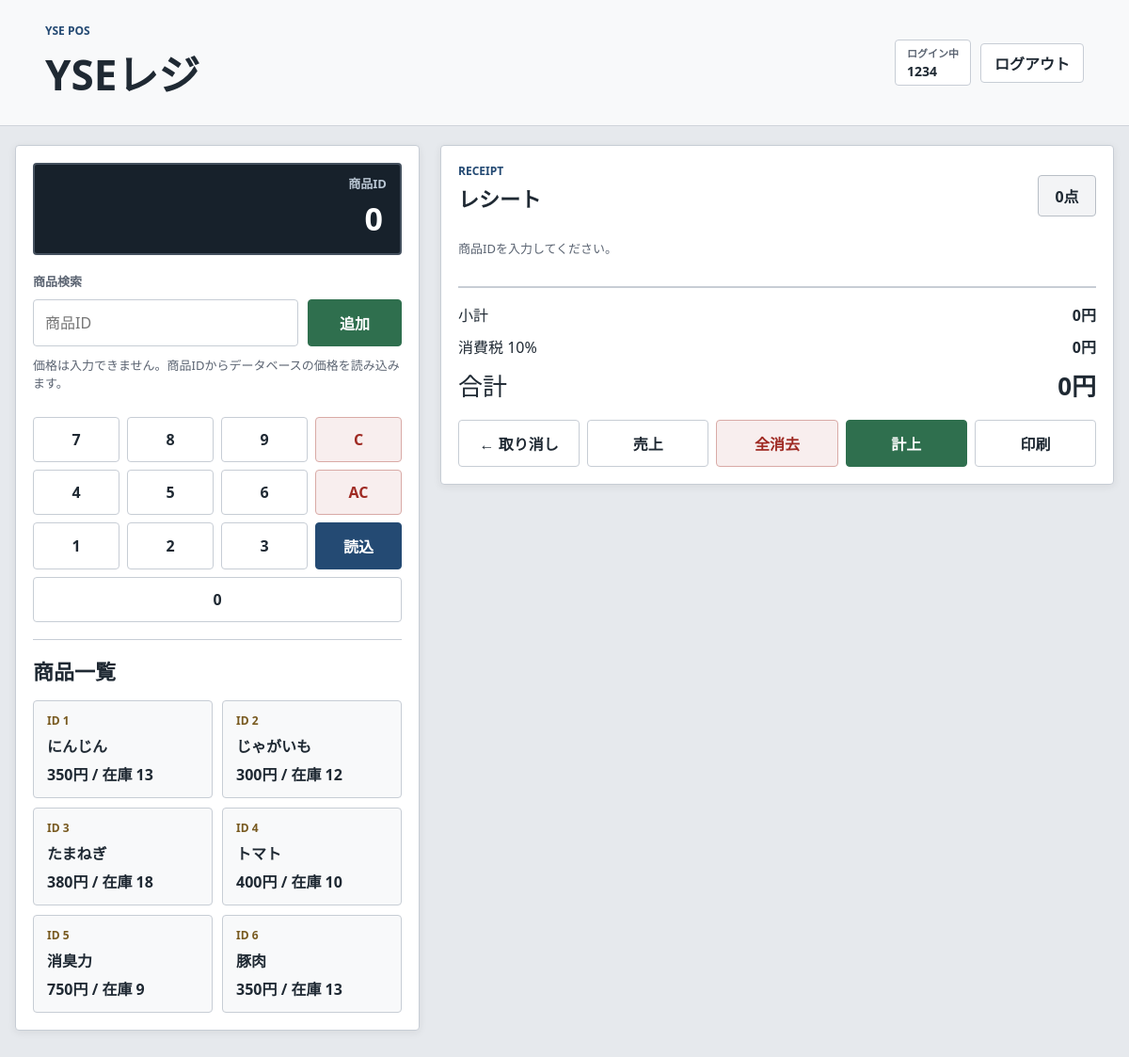
/index.php (signed in), run on the app's committed database.
### tables this page shows
CREATE TABLE `items` (
  `id` int(11) NOT NULL,
  `name` text NOT NULL,
  `price` int(11) NOT NULL,
  `stock` int(11) NOT NULL
);

CREATE TABLE `settings` (
  `key` varchar(50) NOT NULL,
  `value` varchar(255) NOT NULL
);

### db.php (called while the page is built, shortened)
<?php
function getTaxRate(PDO $pdo)
{
    $stmt = $pdo->prepare("SELECT `value` FROM settings WHERE `key` = 'tax_rate'");
    $stmt->execute();
    $rate = $stmt->fetchColumn();
    return max(0, min(100, (float)$rate));
}

### index.php (the view, shortened to what this page needs)
<?php
require_once 'db.php';
function h($value)
{
    return htmlspecialchars((string)$value, ENT_QUOTES, 'UTF-8');
}
function yen($value)
{
    return number_format((int)$value) . '円';
}
function cartSubtotal(array $cart)
{
    $subtotal = 0;
    return $subtotal;
}
function cartCount(array $cart)
{
    $count = 0;
    return $count;
}
$cart = $_SESSION['cart'] ?? [];
$lastReceipt = $_SESSION['last_receipt'] ?? null;
$currentLoginUserId = $_SESSION['login_user_id'] ?? null;
$items = [];
$taxRate = 10.0;
try {
    $pdo = getPdo();
    $taxRate = getTaxRate($pdo);
    $items = $pdo->query('SELECT id, name, price, stock FROM items ORDER BY id')->fetchAll();
} catch (PDOException $e) {
    $dbError = 'データベースに接続できません。XAMPPのMySQLを確認してください。';
    error_log('画面表示エラー: ' . $e->getMessage());
}
$subtotal = cartSubtotal($cart);
$taxAmount = (int)floor($subtotal * ($taxRate / 100));
$total = $subtotal + $taxAmount;
$showLastReceipt = !$cart && $lastReceipt && (($_GET['show_last_receipt'] ?? '') === '1');
$receiptRows = $showLastReceipt ? ($lastReceipt['cart'] ?? []) : $cart;
$displaySubtotal = $showLastReceipt ? (int)$lastReceipt['subtotal'] : $subtotal;
$displayTaxRate = $showLastReceipt ? (float)$lastReceipt['tax_rate'] : $taxRate;
$displayTotal = $showLastReceipt ? (int)$lastReceipt['total'] : $total;
$displayTaxAmount = max(0, $displayTotal - $displaySubtotal);
$displayItemCount = cartCount($receiptRows);
?>
<!DOCTYPE html>
<html lang="ja">
<head>
    <link rel="stylesheet" href="style.css">
</head>
<body class="pos-page">
    <header class="app-header">
        <div>
            <p class="eyebrow">YSE POS</p>
            <h1>YSEレジ</h1>
        </div>
        <nav class="top-actions">
            <div class="user-status">
                <span>ログイン中</span>
                <strong><?= h($currentLoginUserId ?? '未ログイン') ?></strong>
            </div>
            <a href="login.php?logout=1">ログアウト</a>
        </nav>
    </header>
    <main class="pos-layout">
        <section class="register-panel">
            <div class="screen modern-screen">
                <div class="op-indicator">商品ID</div>
                <div id="disp">0</div>
            </div>
            <form method="post" action="process.php" class="scan-form" id="scanForm">
                <label for="item_id">商品検索</label>
                <div class="scan-row">
                    <input
                        type="text"
                        inputmode="numeric"
                        pattern="[0-9]*"
                        name="item_id"
                        id="item_id"
                        placeholder="商品ID"
                        autocomplete="off"
                        autofocus
                    >
                    <button type="submit" class="primary-btn">追加</button>
                </div>
                <p class="hint">価格は入力できません。商品IDからデータベースの価格を読み込みます。</p>
            </form>
            <div class="keypad product-keypad" aria-label="商品ID入力キー">
                <button type="button" onclick="addDigit('7')">7</button>
                <button type="button" onclick="addDigit('8')">8</button>
                <button type="button" onclick="addDigit('9')">9</button>
                <button type="button" class="danger-soft" onclick="deleteDigit()">C</button>
                <button type="button" onclick="addDigit('4')">4</button>
                <button type="button" onclick="addDigit('5')">5</button>
                <button type="button" onclick="addDigit('6')">6</button>
                <button type="button" class="danger-soft" onclick="clearInput()">AC</button>
                <button type="button" onclick="addDigit('1')">1</button>
                <button type="button" onclick="addDigit('2')">2</button>
                <button type="button" onclick="addDigit('3')">3</button>
                <button type="button" class="accent-btn" onclick="submitScan()">読込</button>
                <button type="button" class="span-4" onclick="addDigit('0')">0</button>
            </div>
            <div class="catalog">
                <h2>商品一覧</h2>
                <div class="item-grid">
                    <?php foreach ($items as $item): ?>
                        <form method="post" action="process.php" class="item-tile">
                            <button type="submit">
                                <span class="item-id">ID <?= h($item['id']) ?></span>
                                <strong><?= h($item['name']) ?></strong>
                                <span><?= yen($item['price']) ?> / 在庫 <?= h($item['stock']) ?></span>
                            </button>
                        </form>
                    <?php endforeach; ?>
                </div>
            </div>
        </section>
        <section class="receipt-panel">
            <div class="receipt-head">
                <div>
                    <p class="eyebrow">RECEIPT</p>
                    <h2><?= $showLastReceipt ? '直近のレシート' : 'レシート' ?></h2>
                </div>
                <span class="count-badge"><?= h($displayItemCount) ?>点</span>
            </div>
            <div class="receipt-lines" id="printArea">
                <?php if (!$receiptRows): ?>
                    <p class="empty">商品IDを入力してください。</p>
                <?php endif; ?>
            </div>
            <div class="totals">
                <div><span>小計</span><strong><?= yen($displaySubtotal) ?></strong></div>
                <div><span>消費税 <?= h(rtrim(rtrim(number_format($displayTaxRate, 2), '0'), '.')) ?>%</span><strong><?= yen($displayTaxAmount) ?></strong></div>
                <div class="grand-total"><span>合計</span><strong><?= yen($displayTotal) ?></strong></div>
            </div>
            <div class="receipt-actions">
                <form method="post" action="process.php">
                    <button type="submit" name="action" value="undo">← 取り消し</button>
                </form>
                <form method="post" action="process.php">
                    <button type="submit" name="action" value="sales_total">売上</button>
                </form>
                <form method="post" action="process.php">
                    <button type="submit" name="action" value="clear_cart" class="danger-soft">全消去</button>
                </form>
                <form method="post" action="process.php">
                    <button type="submit" name="action" value="checkout" class="primary-btn">計上</button>
                </form>
                <button type="button" onclick="window.print()">印刷</button>
            </div>
        </section>
    </main>
</body>
</html>

### style.css (style rules this page uses)
:root { --ink: #1f2933; --muted: #5b6472; --line: #c7cdd5; --panel: #ffffff; --page: #e6e9ed; --screen: #17212b; --green: #2f6f4e; --blue: #244a73; --red: #9f2a23; --amber: #785a20; }
* { box-sizing: border-box; }
body { margin: 0; min-height: 100vh; font-family: "Segoe UI", "Yu Gothic", sans-serif; color: var(--ink); background: var(--page); }
button, input, select { font: inherit; }
button, .top-actions a, .button-link { border: 1px solid var(--line); border-radius: 4px; background: #fff; color: var(--ink); cursor: pointer; transition: background 140ms ease, border-color 140ms ease, color 140ms ease; }
button { padding: 12px 14px; font-weight: 700; }
input, select { width: 100%; border: 1px solid var(--line); border-radius: 4px; padding: 11px 12px; background: #fff; }
label { display: grid; gap: 6px; font-size: 13px; font-weight: 700; color: var(--muted); }
.app-header { display: flex; align-items: center; justify-content: space-between; gap: 20px; padding: 24px clamp(16px, 4vw, 48px); border-bottom: 1px solid #cfd4da; background: #f8f9fa; margin-bottom: 20px; }
h1, h2, h3, p { margin-top: 0; }
h1 { margin-bottom: 0; font-size: clamp(28px, 4vw, 44px); }
h2 { margin-bottom: 16px; font-size: 22px; }
.eyebrow { margin-bottom: 4px; color: var(--blue); font-size: 12px; font-weight: 800; letter-spacing: 0; }
.top-actions { display: flex; align-items: center; flex-wrap: wrap; gap: 10px; }
.top-actions a, .button-link { display: inline-flex; align-items: center; justify-content: center; min-height: 42px; padding: 0 14px; text-decoration: none; font-weight: 700; }
.user-status { display: grid; gap: 2px; min-height: 42px; padding: 5px 12px; border: 1px solid var(--line); border-radius: 4px; background: #fff; }
.user-status span { color: var(--muted); font-size: 11px; font-weight: 700; }
.user-status strong { font-size: 14px; }
.pos-layout, .admin-layout { width: min(1180px, calc(100% - 32px)); margin: 0 auto 40px; }
.pos-layout { display: grid; grid-template-columns: minmax(300px, 430px) 1fr; gap: 22px; align-items: start; }
.register-panel, .receipt-panel, .admin-card { background: var(--panel); border: 1px solid var(--line); border-radius: 4px; padding: 18px; box-shadow: 0 2px 8px rgba(32, 36, 44, 0.08); }
.screen { position: relative; min-height: 92px; margin-bottom: 18px; padding: 34px 18px 14px; border: 2px solid #45515f; border-radius: 4px; background: var(--screen); color: #fff; text-align: right; }
.op-indicator { position: absolute; top: 10px; right: 14px; color: #b9c6d3; font-size: 13px; font-weight: 700; }
#disp { overflow: hidden; min-height: 38px; font-size: 34px; font-weight: 800; text-overflow: ellipsis; white-space: nowrap; }
.scan-form { display: grid; gap: 10px; margin-bottom: 14px; }
.scan-row { display: grid; grid-template-columns: 1fr 100px; gap: 10px; }
.hint, .empty { color: var(--muted); font-size: 13px; }
.keypad { display: grid; grid-template-columns: repeat(4, 1fr); gap: 8px; }
.product-keypad { margin-bottom: 18px; }
.span-4 { grid-column: span 4; }
.primary-btn { border-color: var(--green); background: var(--green); color: #fff; }
.accent-btn { border-color: var(--blue); background: var(--blue); color: #fff; }
.danger-soft { border-color: #d9aaa6; background: #f8eeee; color: var(--red); }
.catalog { border-top: 1px solid var(--line); padding-top: 16px; }
.item-grid { display: grid; grid-template-columns: repeat(2, minmax(0, 1fr)); gap: 10px; }
.item-tile button { width: 100%; min-height: 104px; display: grid; gap: 5px; text-align: left; background: #f8f9fa; }
.item-id { color: var(--amber); font-size: 12px; font-weight: 800; }
.receipt-head { display: flex; align-items: center; justify-content: space-between; gap: 16px; margin-bottom: 12px; }
.count-badge { min-width: 62px; padding: 9px 12px; border: 1px solid #b8bec6; border-radius: 4px; background: #f3f4f6; color: var(--ink); text-align: center; font-weight: 800; }
.receipt-lines { display: grid; gap: 10px; }
.totals { display: grid; gap: 10px; margin: 18px 0; padding-top: 16px; border-top: 2px solid var(--line); }
.totals div { display: flex; justify-content: space-between; gap: 16px; }
.grand-total { font-size: 26px; }
.receipt-actions { display: grid; grid-template-columns: repeat(5, minmax(0, 1fr)); gap: 8px; }
.receipt-actions form, .receipt-actions button { width: 100%; }

### data on the page
items: id "1", name "にんじん", price "350円", stock "13"
items: id "2", name "じゃがいも", price "300円", stock "12"
items: id "3", name "たまねぎ", price "380円", stock "18"
items: id "4", name "トマト", price "400円", stock "10"
items: id "5", name "消臭力", price "750円", stock "9"
items: id "6", name "豚肉", price "350円", stock "13"
settings: value "10", value "0円"

### other printed values
$currentLoginUserId "1234"
$displayItemCount "0"
yen($displaySubtotal) "0円"
